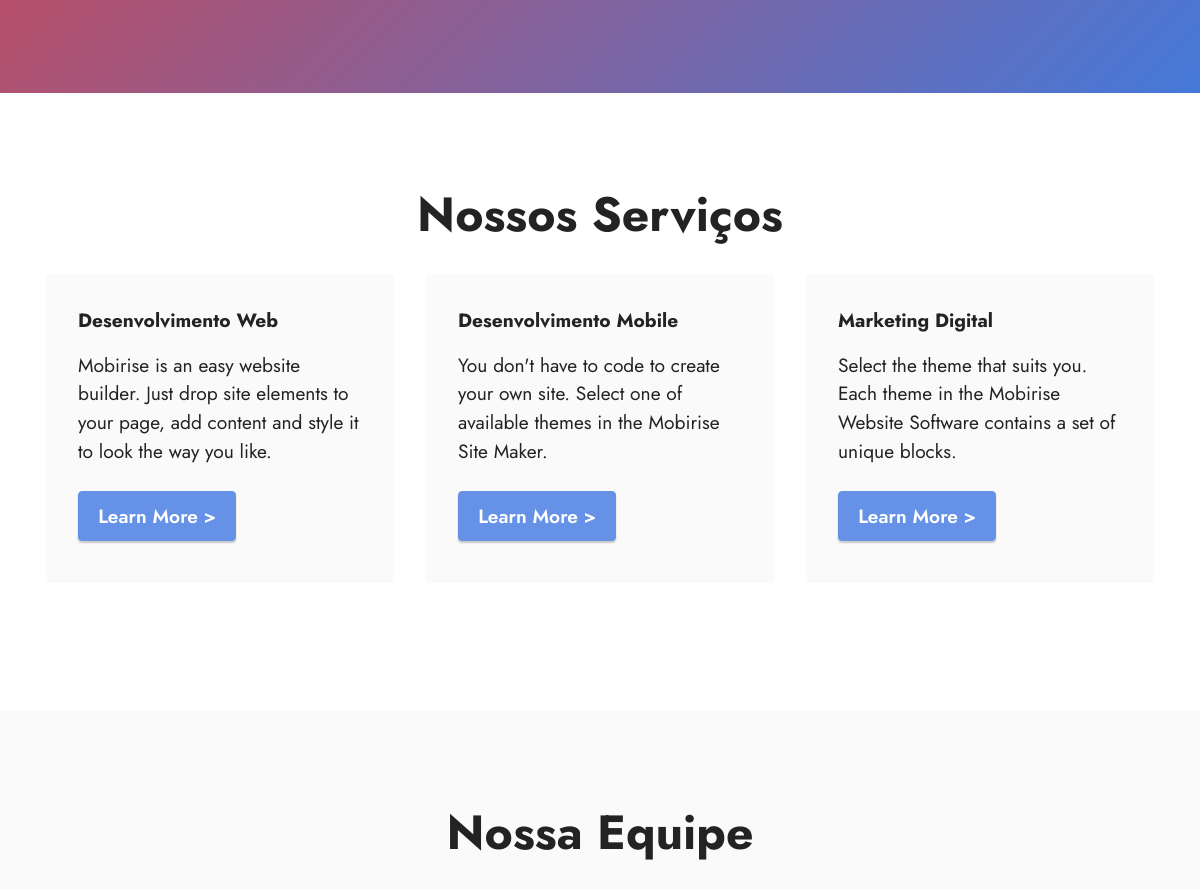
The app's page / (middle part), older data.
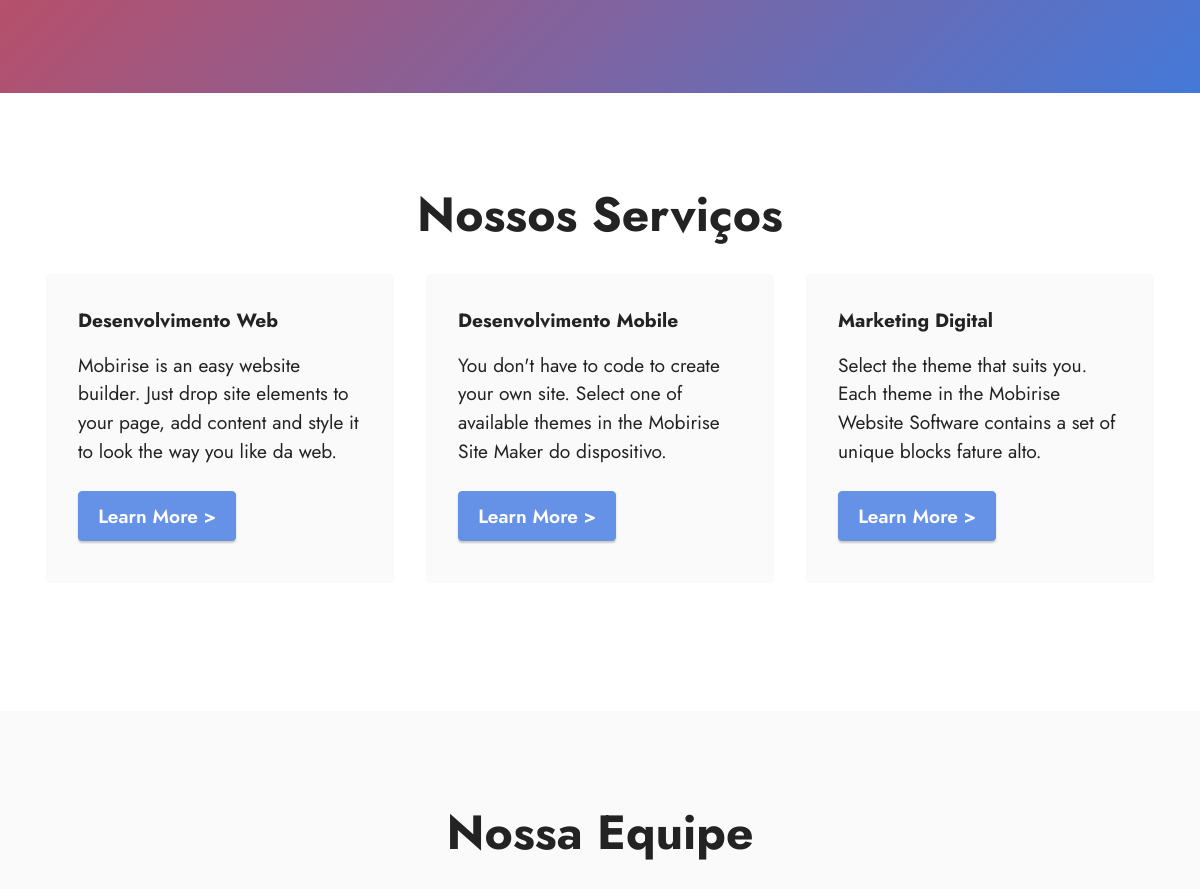
The same page, newer data.
### core/models.py (models this page shows, shortened)
class Base(models.Model):
    criado = models.DateTimeField('Criado', auto_now_add=True)
    modificao = models.DateTimeField('Atualizado', auto_now=True)
    ativo = models.BooleanField('Ativo', default=True)
    class Meta:
        abstract = True

class Servico(Base):
    nome = models.CharField('Nome', max_length=100)
    descricao = models.TextField('Descrição', max_length=500)
    imagem = StdImageField('Imagem', upload_to='servico',
                           variations={
                               'thumb': {
                                   'width': 480,
                                   'height': 380,
                                   'crop': True
                               }
                           }
                           )
    class Meta:
        verbose_name = 'Serviço'
        verbose_name_plural = 'Serviços'

### core/views.py (the view, shortened to what this page needs)
# urls.py: path('', views.IndexView.as_view(), name='home')
class IndexView(FormView):
    template_name = 'index.html'
    form_class = FormContato
    success_url = reverse_lazy('home')
    def get_context_data(self, **kwargs):
        contexto = super().get_context_data()
        contexto['funcionarios'] = Funcionario.objects.all()
        contexto['servicos'] = Servico.objects.all()
        return contexto

### core/models.py (called while the page is built)
    def __str__(self):
        return self.cargo

### core/templates/index.html (shortened to what this page needs)
{% extends 'base.html' %}
{% load static %}
{% block conteudo %}
{% include 'includes/menu.html' %}
{% include 'includes/servicos.html' %}
{% include 'includes/equipes.html' %}
{% endblock %}

### core/templates/base.html (shortened to what this page needs)
{% load static %}
<!DOCTYPE html>
<html lang="pt-br">
<head>
    <link rel="stylesheet" href="{% static 'assets/tether/tether.min.css'%}">
    <link rel="stylesheet" href="{% static 'assets/bootstrap/css/bootstrap.min.css'%}">
    <link rel="stylesheet" href="{% static 'assets/bootstrap/css/bootstrap-grid.min.css'%}">
    <link rel="stylesheet" href="{% static 'assets/bootstrap/css/bootstrap-reboot.min.css'%}">
    <link rel="stylesheet" href="{% static 'assets/dropdown/css/style.css'%}">
    <link rel="stylesheet" href="{% static 'assets/formstyler/jquery.formstyler.css'%}">
    <link rel="stylesheet" href="{% static 'assets/formstyler/jquery.formstyler.theme.css'%}">
    <link rel="stylesheet" href="{% static 'assets/datepicker/jquery.datetimepicker.min.css'%}">
    <link rel="stylesheet" href="{% static 'assets/socicon/css/styles.css'%}">
    <link rel="stylesheet" href="{% static 'assets/theme/css/style.css'%}">
    <link rel="stylesheet" href="{% static 'assets/mobirise/css/mbr-additional.css'%}" type="text/css">
</head>
<body>
{% block conteudo %} {% endblock %}
</body>
</html>

### core/templates/includes/menu.html (shortened to what this page needs)
{% load static %}
<section class="header18 cid-sunwLq52tG mbr-fullscreen" id="header18-n">
</section>

### core/templates/includes/servicos.html (shortened to what this page needs)
{% load static %}
<section class="features3 cid-sunCqvmC9x" id="features3-s">
    <div class="container">
        <div class="mbr-section-head">
            <h4 class="mbr-section-title mbr-fonts-style align-center mb-0 display-2">
                <strong>Nossos Serviços</strong></h4>
        </div>
        <div class="row mt-4">
            {% for servico in servicos %}
            <div class="item features-image сol-12 col-md-6 col-lg-4">
                <div class="item-wrapper">
                    <div class="item-content">
                        <h5 class="item-title mbr-fonts-style display-7"><strong>{{ servico.nome }}</strong></h5>
                        <p class="mbr-text mbr-fonts-style mt-3 display-7">{{ servico.descricao }}</p>
                    </div>
                    <div class="mbr-section-btn item-footer mt-2"><a href="" class="btn btn-primary item-btn display-7" target="_blank">Learn More
                            &gt;</a></div>
                </div>
            </div>
            {% endfor %}
        </div>
    </div>
</section>

### core/templates/includes/equipes.html (shortened to what this page needs)
{% load static %}
<section class="team1 cid-sunxGubk5K" id="team1-p">
    <div class="container">
        <div class="row justify-content-center">
            <div class="col-12">
                <h3 class="mbr-section-title mbr-fonts-style align-center mb-4 display-2">
                    <strong>Nossa Equipe</strong></h3>
            </div>
        </div>
    </div>
</section>

### core/templates/includes/contato.html (shortened to what this page needs)
{% load static %}

### core/static/assets/theme/css/style.css (style rules this page uses)
section { background-color: #ffffff; }
body { font-style: normal; line-height: 1.5; font-weight: 400; color: #232323; position: relative; }
section, .container, .container-fluid { position: relative; word-wrap: break-word; }
a { font-style: normal; font-weight: 400; cursor: pointer; }
a, a:hover { text-decoration: none; }
.mbr-section-title { font-style: normal; line-height: 1.3; }
.mbr-text { font-style: normal; line-height: 1.7; }
h1, h2, h3, h4, h5, h6, .display-1, .display-2, .display-4, .display-5, .display-7, span, p, a { line-height: 1; word-break: break-word; word-wrap: break-word; font-weight: 400; }
b, strong { font-weight: bold; }
section { background-position: 50% 50%; background-repeat: no-repeat; background-size: cover; }
.align-center { text-align: center; }
.mbr-section-btn { margin-left: -0.6rem; margin-right: -0.6rem; font-size: 0; }
.btn { font-weight: 600; border-width: 1px; font-style: normal; margin: 0.6rem 0.6rem; white-space: normal; -webkit-transition: all 0.2s ease-in-out; transition: all 0.2s ease-in-out; display: -webkit-inline-box; display: -ms-inline-flexbox; display: inline-flex; -webkit-box-align: center; -ms-flex-align: center; align-items: center; -webkit-box-pack: center; -ms-flex-pack: center; justify-content: center; word-break: break-word; }
.mbr-fullscreen { display: -webkit-box; display: -ms-flexbox; display: flex; display: -moz-flex; display: -ms-flex; display: -o-flex; -webkit-box-align: center; -ms-flex-align: center; align-items: center; min-height: 100vh; padding-top: 3rem; padding-bottom: 3rem; }
.row { display: -webkit-flex; -webkit-flex-wrap: wrap; }
.justify-content-center { -webkit-justify-content: center; }
html, body { height: auto; min-height: 100vh; }
.mt-4 { margin-top: 2rem !important; }
.mb-4 { margin-bottom: 2rem !important; }
@media (min-width: 992px) { .container { padding-left: 16px; padding-right: 16px; } }
@media (min-width: 992px) { .row { margin-left: -16px; margin-right: -16px; } }
@media (min-width: 992px) { .row > [class*="col"] { padding-left: 16px; padding-right: 16px; } }
.card-wrapper, .item-wrapper { overflow: hidden; }

### core/static/assets/mobirise/css/mbr-additional.css (style rules this page uses)
body { font-family: IBM Plex Sans; }
.display-2 { font-family: 'Jost', sans-serif; font-size: 3rem; line-height: 1.1; }
.display-7 { font-family: 'Jost', sans-serif; font-size: 1.2rem; line-height: 1.5; }
.btn { padding: 0.6rem 1.2rem; border-radius: 4px; }
.btn-primary, .btn-primary:active { background-color: #6592e6 !important; border-color: #6592e6 !important; color: #ffffff !important; box-shadow: 0 2px 2px 0 rgba(0, 0, 0, 0.2); }
a, a:hover { color: #6592e6; }
body { overflow-x: hidden; }
a { transition: color 0.6s; }
.cid-sunwLq52tG { background-image: linear-gradient(135deg, #e43f3f 10%, #4479d9 100%) !important; }
.cid-sunCqvmC9x { padding-top: 6rem; padding-bottom: 6rem; background-color: #ffffff; }
.cid-sunCqvmC9x .item { cursor: pointer; margin-bottom: 2rem; }
.cid-sunCqvmC9x .item-wrapper { position: relative; border-radius: 4px; background: #fafafa; height: 100%; display: flex; flex-flow: column nowrap; }
@media (min-width: 992px) { .cid-sunCqvmC9x .item-wrapper .item-content { padding: 2rem 2rem 0; } }
@media (min-width: 992px) { .cid-sunCqvmC9x .item-wrapper .item-footer { padding: 0 2rem 2rem; } }
.cid-sunCqvmC9x .mbr-section-btn { margin-top: auto !important; }
.cid-sunCqvmC9x .mbr-section-title { color: #232323; }
.cid-sunCqvmC9x .mbr-text, .cid-sunCqvmC9x .mbr-section-btn { text-align: left; }
.cid-sunCqvmC9x .item-title { text-align: left; }
.cid-sunxGubk5K { padding-top: 6rem; padding-bottom: 6rem; background: #fafafa; }

Row changes from the older to the newer data that the page shows:
changed Servico "Desenvolvimento Web": descricao "Mobirise is an easy website builder. Just drop site elements to your page, add content and style it to look the way you like." → "Mobirise is an easy website builder. Just drop site elements to your page, add content and style it to look the way you like da web."
changed Servico "Desenvolvimento Mobile": descricao "You don't have to code to create your own site. Select one of available themes in the Mobirise Site Maker." → "You don't have to code to create your own site. Select one of available themes in the Mobirise Site Maker do dispositivo."
changed Servico "Marketing Digital": descricao "Select the theme that suits you. Each theme in the Mobirise Website Software contains a set of unique blocks." → "Select the theme that suits you. Each theme in the Mobirise Website Software contains a set of unique blocks fature alto."
